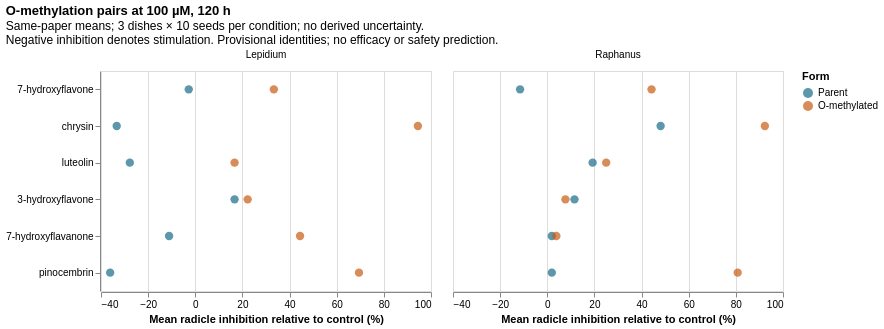

Vega-Lite specification for this chart:
### Vega-Lite specification from a JSON file in a GitHub repository (floating-point values rounded to 4 significant figures)
{"config": {"view": {"continuousWidth": 300, "continuousHeight": 300}}, "data": {"values": [{"parent": "7-hydroxyflavone", "species": "Raphanus", "form": "Parent", "inhibition": -11.54}, {"parent": "7-hydroxyflavone", "species": "Raphanus", "form": "O-methylated", "inhibition": 44.23}, {"parent": "7-hydroxyflavone", "species": "Lepidium", "form": "Parent", "inhibition": -2.778}, {"parent": "7-hydroxyflavone", "species": "Lepidium", "form": "O-methylated", "inhibition": 33.33}, {"parent": "chrysin", "species": "Raphanus", "form": "Parent", "inhibition": 48.08}, {"parent": "chrysin", "species": "Raphanus", "form": "O-methylated", "inhibition": 92.31}, {"parent": "chrysin", "species": "Lepidium", "form": "Parent", "inhibition": -33.33}, {"parent": "chrysin", "species": "Lepidium", "form": "O-methylated", "inhibition": 94.44}, {"parent": "luteolin", "species": "Raphanus", "form": "Parent", "inhibition": 19.23}, {"parent": "luteolin", "species": "Raphanus", "form": "O-methylated", "inhibition": 25.0}, {"parent": "luteolin", "species": "Lepidium", "form": "Parent", "inhibition": -27.78}, {"parent": "luteolin", "species": "Lepidium", "form": "O-methylated", "inhibition": 16.67}, {"parent": "3-hydroxyflavone", "species": "Raphanus", "form": "Parent", "inhibition": 11.54}, {"parent": "3-hydroxyflavone", "species": "Raphanus", "form": "O-methylated", "inhibition": 7.692}, {"parent": "3-hydroxyflavone", "species": "Lepidium", "form": "Parent", "inhibition": 16.67}, {"parent": "3-hydroxyflavone", "species": "Lepidium", "form": "O-methylated", "inhibition": 22.22}, {"parent": "7-hydroxyflavanone", "species": "Raphanus", "form": "Parent", "inhibition": 1.923}, {"parent": "7-hydroxyflavanone", "species": "Raphanus", "form": "O-methylated", "inhibition": 3.846}, {"parent": "7-hydroxyflavanone", "species": "Lepidium", "form": "Parent", "inhibition": -11.11}, {"parent": "7-hydroxyflavanone", "species": "Lepidium", "form": "O-methylated", "inhibition": 44.44}, {"parent": "pinocembrin", "species": "Raphanus", "form": "Parent", "inhibition": 1.923}, {"parent": "pinocembrin", "species": "Raphanus", "form": "O-methylated", "inhibition": 80.77}, {"parent": "pinocembrin", "species": "Lepidium", "form": "Parent", "inhibition": -36.11}, {"parent": "pinocembrin", "species": "Lepidium", "form": "O-methylated", "inhibition": 69.44}]}, "facet": {"column": {"field": "species", "title": null, "type": "nominal"}}, "spec": {"mark": {"type": "point", "filled": true, "size": 70}, "encoding": {"color": {"field": "form", "scale": {"domain": ["Parent", "O-methylated"], "range": ["#176b87", "#c75b12"]}, "title": "Form", "type": "nominal"}, "tooltip": [{"field": "parent", "type": "nominal"}, {"field": "species", "type": "nominal"}, {"field": "form", "type": "nominal"}, {"field": "inhibition", "format": ".1f", "type": "quantitative"}], "x": {"field": "inhibition", "scale": {"domain": [-40, 100]}, "title": "Mean radicle inhibition relative to control (%)", "type": "quantitative"}, "y": {"field": "parent", "sort": ["7-hydroxyflavone", "chrysin", "luteolin", "3-hydroxyflavone", "7-hydroxyflavanone", "pinocembrin"], "title": null, "type": "nominal"}}, "height": 220, "width": 330}, "title": {"text": "O-methylation pairs at 100 µM, 120 h", "subtitle": ["Same-paper means; 3 dishes × 10 seeds per condition; no derived uncertainty.", "Negative inhibition denotes stimulation. Provisional identities; no efficacy or safety prediction."]}, "$schema": "https://vega.github.io/schema/vega-lite/v6.4.1.json"}
